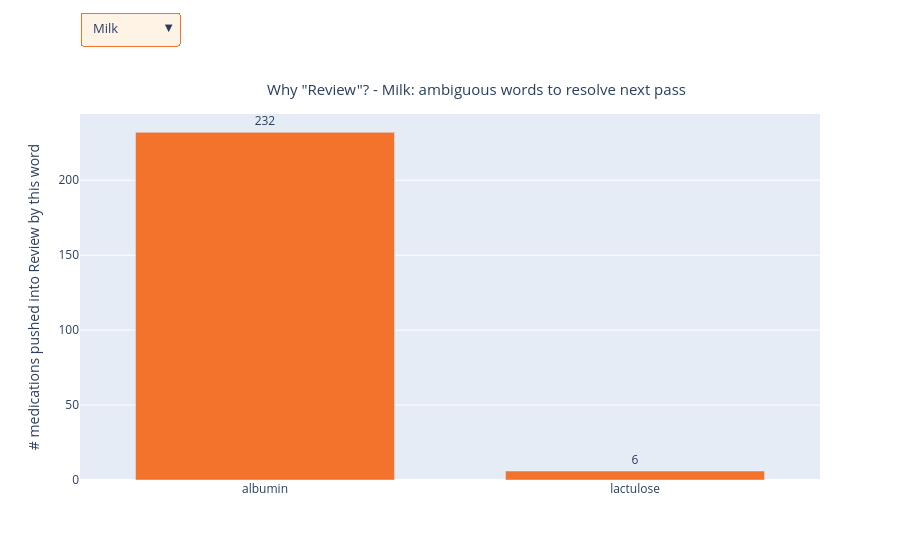

The cell this chart's notebook holds for it:
### Markdown cell above
### Chart 8 ⭐ Why "Review"? — the next-cleaning worklist
**Review** means our rule caught an *ambiguous* word it couldn't confirm as the allergen. These are the words to **promote to Detected, or exclude**, in the next cleaning pass. Pick an allergen from the slicer:
- **Milk** is tiny (albumin, lactulose) — nearly nothing to fix.
- **Wheat → `starch` (3,973)** and **Eggs → `lecithin` (701)** are the classic over-flags (most starch is corn/potato; most lecithin is soy).
- **Alpha-Gal** (glycerin, magnesium stearate, stearic acid…) — the ubiquitous plant-or-animal excipients that inflate its Review rate.

### Code cell
# --- Chart 8 (interactive): "Why Review?" - the next-cleaning worklist ---
# Review = our rule found an AMBIGUOUS word it could not confirm as the allergen.
# This ranks those words per allergen, so the next cleaning pass knows exactly what
# to resolve (promote to Detected, or add an exclusion). Same allergen slicer.
# (Reuses top_terms() + ALLERGEN_COLS defined in the Chart 7 cell above.)
review_top = {name: top_terms(col, "Review", 10) for name, col in ALLERGEN_COLS.items()}

def _xyt_rev(pairs):
    if not pairs:
        return ["— no Review items —"], [0], [""]
    return [w for w, _ in pairs], [n for _, n in pairs], [n for _, n in pairs]

rx, ry, rt = _xyt_rev(review_top["Milk"])
fig = go.Figure(go.Bar(x=rx, y=ry, text=rt, textposition="outside", cliponaxis=False,
                       marker_color="#f3722c",
                       hovertemplate="<b>%{x}</b><br>%{y:,} medications in Review<extra></extra>"))

review_buttons = []
for name, pairs in review_top.items():
    x, y, t = _xyt_rev(pairs)
    review_buttons.append(dict(label=name, method="update",
        args=[{"x": [x], "y": [y], "text": [t]},
              {"yaxis.autorange": True,
               "annotations[0].text": f'Why "Review"? - {name}: ambiguous words to resolve next pass'}]))

fig.update_layout(
    yaxis_title="# medications pushed into Review by this word", xaxis_title="",
    showlegend=False, bargap=0.3, margin=dict(t=110),
    updatemenus=[dict(buttons=review_buttons, direction="down", showactive=True,
                      x=0.0, xanchor="left", y=1.28, yanchor="top",
                      bgcolor="#fff3e6", bordercolor="#f3722c", font=dict(size=13))],
    annotations=[dict(text='Why "Review"? - Milk: ambiguous words to resolve next pass',
                      x=0.0, xanchor="left", y=1.10, yref="paper", yanchor="top",
                      showarrow=False, font=dict(size=15))])
fig.show()

# Listed out (default Milk). Switch the slicer to Wheat / Eggs / Alpha-Gal for the big piles.
pd.DataFrame(review_top["Milk"] or [("— none —", 0)],
             columns=["ambiguous word", "# meds in Review"])

### Figure 1 — Plotly figure (JSON) as saved in the notebook; plotly's stock layout.template omitted (floating-point values rounded to 4 significant figures)
{"data": [{"cliponaxis": false, "hovertemplate": "<b>%{x}</b><br>%{y:,} medications in Review<extra></extra>", "marker": {"color": "#f3722c"}, "text": ["232", "6"], "textposition": "outside", "type": "bar", "x": ["albumin", "lactulose"], "y": [232, 6]}], "layout": {"annotations": [{"font": {"size": 15}, "showarrow": false, "text": "Why \"Review\"? - Milk: ambiguous words to resolve next pass", "x": 0, "xanchor": "left", "y": 1.1, "yanchor": "top", "yref": "paper"}], "bargap": 0.3, "margin": {"t": 110}, "showlegend": false, "updatemenus": [{"bgcolor": "#fff3e6", "bordercolor": "#f3722c", "buttons": [{"args": [{"text": [[232, 6]], "x": [["albumin", "lactulose"]], "y": [[232, 6]]}, {"annotations[0].text": "Why \"Review\"? - Milk: ambiguous words to resolve next pass", "yaxis.autorange": true}], "label": "Milk", "method": "update"}, {"args": [{"text": [[8948, 230, 120, 29, 22, 1]], "x": [["lecithin", "albumin", "globulin", "embryo", "lysozyme", "chicken protein"]], "y": [[8948, 230, 120, 29, 22, 1]]}, {"annotations[0].text": "Why \"Review\"? - Eggs: ambiguous words to resolve next pass", "yaxis.autorange": true}], "label": "Eggs", "method": "update"}, {"args": [{"text": [[53503, 7230, 965, 371]], "x": [["starch", "maltodextrin", "dextrin", "flour"]], "y": [[53503, 7230, 965, 371]]}, {"annotations[0].text": "Why \"Review\"? - Wheat: ambiguous words to resolve next pass", "yaxis.autorange": true}], "label": "Wheat", "method": "update"}, {"args": [{"text": [[""]], "x": [["— no Review items —"]], "y": [[0]]}, {"annotations[0].text": "Why \"Review\"? - Sesame: ambiguous words to resolve next pass", "yaxis.autorange": true}], "label": "Sesame", "method": "update"}, {"args": [{"text": [[299, 21]], "x": [["nut", "nuts"]], "y": [[299, 21]]}, {"annotations[0].text": "Why \"Review\"? - Tree Nuts: ambiguous words to resolve next pass", "yaxis.autorange": true}], "label": "Tree Nuts", "method": "update"}, {"args": [{"text": [[""]], "x": [["— no Review items —"]], "y": [[0]]}, {"annotations[0].text": "Why \"Review\"? - Peanuts: ambiguous words to resolve next pass", "yaxis.autorange": true}], "label": "Peanuts", "method": "update"}, {"args": [{"text": [[3213, 118, 1]], "x": [["lecithin", "hydrolyzed vegetable protein", "vegetable protein"]], "y": [[3213, 118, 1]]}, {"annotations[0].text": "Why \"Review\"? - Soy: ambiguous words to resolve next pass", "yaxis.autorange": true}], "label": "Soy", "method": "update"}, {"args": [{"text": [[73548, 58122, 24182, 22007, 13573, 12288, 9789, 8664, 7220, 6719]], "x": [["glycerin", "magnesium stearate", "lactose monohydrate", "stearic acid", "polysorbate 80", "lactose", "anhydrous lactose", "lecithin", "glyceryl monostearate", "polysorbate 20"]], "y": [[73548, 58122, 24182, 22007, 13573, 12288, 9789, 8664, 7220, 6719]]}, {"annotations[0].text": "Why \"Review\"? - Alpha-Gal: ambiguous words to resolve next pass", "yaxis.autorange": true}], "label": "Alpha-Gal", "method": "update"}], "direction": "down", "font": {"size": 13}, "showactive": true, "x": 0, "xanchor": "left", "y": 1.28, "yanchor": "top"}], "xaxis": {"title": {"text": ""}}, "yaxis": {"title": {"text": "# medications pushed into Review by this word"}}}}
